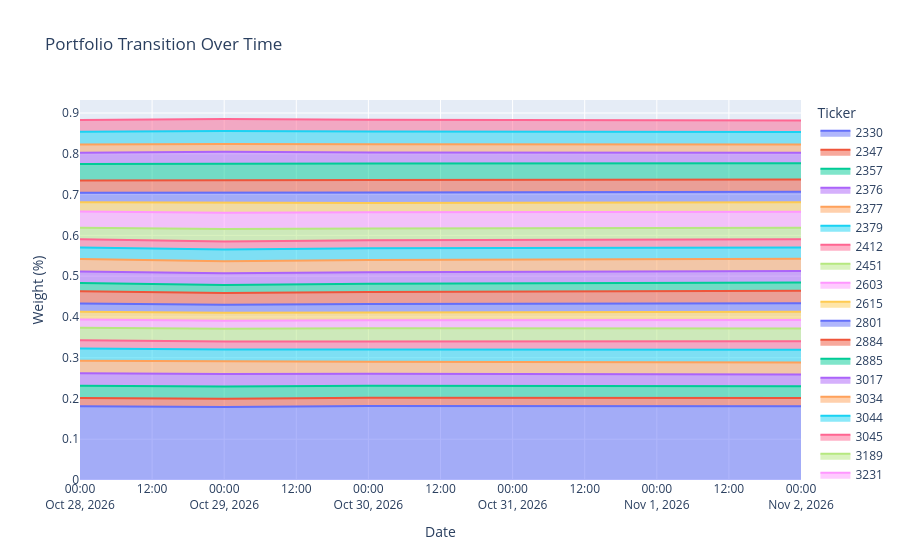

Notebook code for this chart:
### Code cell
# 4. Historical Asset Evolution (Area Chart)
if not df_holdings.empty:
    df_pivot = df_holdings.pivot(index='Date', columns='Ticker', values='Weight').fillna(0)
    fig_area = px.area(df_pivot, title='Portfolio Transition Over Time', 
                       labels={'value': 'Weight (%)', 'variable': 'Ticker'})
    fig_area.show()

### Figure 1 — Plotly figure (JSON) as saved in the notebook; plotly's stock layout.template omitted (floating-point values rounded to 4 significant figures)
{"data": [{"fillpattern": {"shape": ""}, "hovertemplate": "Ticker=2330<br>Date=%{x}<br>Weight (%)=%{y}<extra></extra>", "legendgroup": "2330", "line": {"color": "#636efa"}, "marker": {"symbol": "circle"}, "mode": "lines", "name": "2330", "orientation": "v", "showlegend": true, "stackgroup": "1", "type": "scatter", "x": ["2026-10-28", "2026-10-29", "2026-10-30", "2026-11-02"], "xaxis": "x", "y": [0.1806, 0.1791, 0.1812, 0.1809], "yaxis": "y"}, {"fillpattern": {"shape": ""}, "hovertemplate": "Ticker=2347<br>Date=%{x}<br>Weight (%)=%{y}<extra></extra>", "legendgroup": "2347", "line": {"color": "#EF553B"}, "marker": {"symbol": "circle"}, "mode": "lines", "name": "2347", "orientation": "v", "showlegend": true, "stackgroup": "1", "type": "scatter", "x": ["2026-10-28", "2026-10-29", "2026-10-30", "2026-11-02"], "xaxis": "x", "y": [0.02057, 0.02029, 0.02051, 0.02036], "yaxis": "y"}, {"fillpattern": {"shape": ""}, "hovertemplate": "Ticker=2357<br>Date=%{x}<br>Weight (%)=%{y}<extra></extra>", "legendgroup": "2357", "line": {"color": "#00cc96"}, "marker": {"symbol": "circle"}, "mode": "lines", "name": "2357", "orientation": "v", "showlegend": true, "stackgroup": "1", "type": "scatter", "x": ["2026-10-28", "2026-10-29", "2026-10-30", "2026-11-02"], "xaxis": "x", "y": [0.03008, 0.03016, 0.02947, 0.02859], "yaxis": "y"}, {"fillpattern": {"shape": ""}, "hovertemplate": "Ticker=2376<br>Date=%{x}<br>Weight (%)=%{y}<extra></extra>", "legendgroup": "2376", "line": {"color": "#ab63fa"}, "marker": {"symbol": "circle"}, "mode": "lines", "name": "2376", "orientation": "v", "showlegend": true, "stackgroup": "1", "type": "scatter", "x": ["2026-10-28", "2026-10-29", "2026-10-30", "2026-11-02"], "xaxis": "x", "y": [0.0305, 0.03034, 0.02917, 0.02907], "yaxis": "y"}, {"fillpattern": {"shape": ""}, "hovertemplate": "Ticker=2377<br>Date=%{x}<br>Weight (%)=%{y}<extra></extra>", "legendgroup": "2377", "line": {"color": "#FFA15A"}, "marker": {"symbol": "circle"}, "mode": "lines", "name": "2377", "orientation": "v", "showlegend": true, "stackgroup": "1", "type": "scatter", "x": ["2026-10-28", "2026-10-29", "2026-10-30", "2026-11-02"], "xaxis": "x", "y": [0.03065, 0.03053, 0.02946, 0.0295], "yaxis": "y"}, {"fillpattern": {"shape": ""}, "hovertemplate": "Ticker=2379<br>Date=%{x}<br>Weight (%)=%{y}<extra></extra>", "legendgroup": "2379", "line": {"color": "#19d3f3"}, "marker": {"symbol": "circle"}, "mode": "lines", "name": "2379", "orientation": "v", "showlegend": true, "stackgroup": "1", "type": "scatter", "x": ["2026-10-28", "2026-10-29", "2026-10-30", "2026-11-02"], "xaxis": "x", "y": [0.03024, 0.02959, 0.03019, 0.03106], "yaxis": "y"}, {"fillpattern": {"shape": ""}, "hovertemplate": "Ticker=2412<br>Date=%{x}<br>Weight (%)=%{y}<extra></extra>", "legendgroup": "2412", "line": {"color": "#FF6692"}, "marker": {"symbol": "circle"}, "mode": "lines", "name": "2412", "orientation": "v", "showlegend": true, "stackgroup": "1", "type": "scatter", "x": ["2026-10-28", "2026-10-29", "2026-10-30", "2026-11-02"], "xaxis": "x", "y": [0.01998, 0.01942, 0.01992, 0.02052], "yaxis": "y"}, {"fillpattern": {"shape": ""}, "hovertemplate": "Ticker=2451<br>Date=%{x}<br>Weight (%)=%{y}<extra></extra>", "legendgroup": "2451", "line": {"color": "#B6E880"}, "marker": {"symbol": "circle"}, "mode": "lines", "name": "2451", "orientation": "v", "showlegend": true, "stackgroup": "1", "type": "scatter", "x": ["2026-10-28", "2026-10-29", "2026-10-30", "2026-11-02"], "xaxis": "x", "y": [0.03079, 0.0315, 0.03207, 0.03151], "yaxis": "y"}, {"fillpattern": {"shape": ""}, "hovertemplate": "Ticker=2603<br>Date=%{x}<br>Weight (%)=%{y}<extra></extra>", "legendgroup": "2603", "line": {"color": "#FF97FF"}, "marker": {"symbol": "circle"}, "mode": "lines", "name": "2603", "orientation": "v", "showlegend": true, "stackgroup": "1", "type": "scatter", "x": ["2026-10-28", "2026-10-29", "2026-10-30", "2026-11-02"], "xaxis": "x", "y": [0.01995, 0.01968, 0.01985, 0.021], "yaxis": "y"}, {"fillpattern": {"shape": ""}, "hovertemplate": "Ticker=2615<br>Date=%{x}<br>Weight (%)=%{y}<extra></extra>", "legendgroup": "2615", "line": {"color": "#FECB52"}, "marker": {"symbol": "circle"}, "mode": "lines", "name": "2615", "orientation": "v", "showlegend": true, "stackgroup": "1", "type": "scatter", "x": ["2026-10-28", "2026-10-29", "2026-10-30", "2026-11-02"], "xaxis": "x", "y": [0.01953, 0.01948, 0.01922, 0.0204], "yaxis": "y"}, {"fillpattern": {"shape": ""}, "hovertemplate": "Ticker=2801<br>Date=%{x}<br>Weight (%)=%{y}<extra></extra>", "legendgroup": "2801", "line": {"color": "#636efa"}, "marker": {"symbol": "circle"}, "mode": "lines", "name": "2801", "orientation": "v", "showlegend": true, "stackgroup": "1", "type": "scatter", "x": ["2026-10-28", "2026-10-29", "2026-10-30", "2026-11-02"], "xaxis": "x", "y": [0.02025, 0.0197, 0.02039, 0.02087], "yaxis": "y"}, {"fillpattern": {"shape": ""}, "hovertemplate": "Ticker=2884<br>Date=%{x}<br>Weight (%)=%{y}<extra></extra>", "legendgroup": "2884", "line": {"color": "#EF553B"}, "marker": {"symbol": "circle"}, "mode": "lines", "name": "2884", "orientation": "v", "showlegend": true, "stackgroup": "1", "type": "scatter", "x": ["2026-10-28", "2026-10-29", "2026-10-30", "2026-11-02"], "xaxis": "x", "y": [0.02993, 0.02871, 0.02957, 0.03011], "yaxis": "y"}, {"fillpattern": {"shape": ""}, "hovertemplate": "Ticker=2885<br>Date=%{x}<br>Weight (%)=%{y}<extra></extra>", "legendgroup": "2885", "line": {"color": "#00cc96"}, "marker": {"symbol": "circle"}, "mode": "lines", "name": "2885", "orientation": "v", "showlegend": true, "stackgroup": "1", "type": "scatter", "x": ["2026-10-28", "2026-10-29", "2026-10-30", "2026-11-02"], "xaxis": "x", "y": [0.02028, 0.01984, 0.02027, 0.0204], "yaxis": "y"}, {"fillpattern": {"shape": ""}, "hovertemplate": "Ticker=3017<br>Date=%{x}<br>Weight (%)=%{y}<extra></extra>", "legendgroup": "3017", "line": {"color": "#ab63fa"}, "marker": {"symbol": "circle"}, "mode": "lines", "name": "3017", "orientation": "v", "showlegend": true, "stackgroup": "1", "type": "scatter", "x": ["2026-10-28", "2026-10-29", "2026-10-30", "2026-11-02"], "xaxis": "x", "y": [0.02827, 0.02849, 0.02796, 0.02835], "yaxis": "y"}, {"fillpattern": {"shape": ""}, "hovertemplate": "Ticker=3034<br>Date=%{x}<br>Weight (%)=%{y}<extra></extra>", "legendgroup": "3034", "line": {"color": "#FFA15A"}, "marker": {"symbol": "circle"}, "mode": "lines", "name": "3034", "orientation": "v", "showlegend": true, "stackgroup": "1", "type": "scatter", "x": ["2026-10-28", "2026-10-29", "2026-10-30", "2026-11-02"], "xaxis": "x", "y": [0.03066, 0.03003, 0.03041, 0.02985], "yaxis": "y"}, {"fillpattern": {"shape": ""}, "hovertemplate": "Ticker=3044<br>Date=%{x}<br>Weight (%)=%{y}<extra></extra>", "legendgroup": "3044", "line": {"color": "#19d3f3"}, "marker": {"symbol": "circle"}, "mode": "lines", "name": "3044", "orientation": "v", "showlegend": true, "stackgroup": "1", "type": "scatter", "x": ["2026-10-28", "2026-10-29", "2026-10-30", "2026-11-02"], "xaxis": "x", "y": [0.02777, 0.02839, 0.02842, 0.02762], "yaxis": "y"}, {"fillpattern": {"shape": ""}, "hovertemplate": "Ticker=3045<br>Date=%{x}<br>Weight (%)=%{y}<extra></extra>", "legendgroup": "3045", "line": {"color": "#FF6692"}, "marker": {"symbol": "circle"}, "mode": "lines", "name": "3045", "orientation": "v", "showlegend": true, "stackgroup": "1", "type": "scatter", "x": ["2026-10-28", "2026-10-29", "2026-10-30", "2026-11-02"], "xaxis": "x", "y": [0.02025, 0.01957, 0.02019, 0.02038], "yaxis": "y"}, {"fillpattern": {"shape": ""}, "hovertemplate": "Ticker=3189<br>Date=%{x}<br>Weight (%)=%{y}<extra></extra>", "legendgroup": "3189", "line": {"color": "#B6E880"}, "marker": {"symbol": "circle"}, "mode": "lines", "name": "3189", "orientation": "v", "showlegend": true, "stackgroup": "1", "type": "scatter", "x": ["2026-10-28", "2026-10-29", "2026-10-30", "2026-11-02"], "xaxis": "x", "y": [0.02833, 0.03057, 0.02879, 0.02846], "yaxis": "y"}, {"fillpattern": {"shape": ""}, "hovertemplate": "Ticker=3231<br>Date=%{x}<br>Weight (%)=%{y}<extra></extra>", "legendgroup": "3231", "line": {"color": "#FF97FF"}, "marker": {"symbol": "circle"}, "mode": "lines", "name": "3231", "orientation": "v", "showlegend": true, "stackgroup": "1", "type": "scatter", "x": ["2026-10-28", "2026-10-29", "2026-10-30", "2026-11-02"], "xaxis": "x", "y": [0.04015, 0.04022, 0.03961, 0.03922], "yaxis": "y"}, {"fillpattern": {"shape": ""}, "hovertemplate": "Ticker=3443<br>Date=%{x}<br>Weight (%)=%{y}<extra></extra>", "legendgroup": "3443", "line": {"color": "#FECB52"}, "marker": {"symbol": "circle"}, "mode": "lines", "name": "3443", "orientation": "v", "showlegend": true, "stackgroup": "1", "type": "scatter", "x": ["2026-10-28", "2026-10-29", "2026-10-30", "2026-11-02"], "xaxis": "x", "y": [0.02237, 0.02413, 0.02293, 0.02331], "yaxis": "y"}, {"fillpattern": {"shape": ""}, "hovertemplate": "Ticker=3653<br>Date=%{x}<br>Weight (%)=%{y}<extra></extra>", "legendgroup": "3653", "line": {"color": "#636efa"}, "marker": {"symbol": "circle"}, "mode": "lines", "name": "3653", "orientation": "v", "showlegend": true, "stackgroup": "1", "type": "scatter", "x": ["2026-10-28", "2026-10-29", "2026-10-30", "2026-11-02"], "xaxis": "x", "y": [0.02352, 0.02511, 0.02564, 0.02571], "yaxis": "y"}, {"fillpattern": {"shape": ""}, "hovertemplate": "Ticker=3680<br>Date=%{x}<br>Weight (%)=%{y}<extra></extra>", "legendgroup": "3680", "line": {"color": "#EF553B"}, "marker": {"symbol": "circle"}, "mode": "lines", "name": "3680", "orientation": "v", "showlegend": true, "stackgroup": "1", "type": "scatter", "x": ["2026-10-28", "2026-10-29", "2026-10-30", "2026-11-02"], "xaxis": "x", "y": [0.0299, 0.0309, 0.03076, 0.02958], "yaxis": "y"}, {"fillpattern": {"shape": ""}, "hovertemplate": "Ticker=4938<br>Date=%{x}<br>Weight (%)=%{y}<extra></extra>", "legendgroup": "4938", "line": {"color": "#00cc96"}, "marker": {"symbol": "circle"}, "mode": "lines", "name": "4938", "orientation": "v", "showlegend": true, "stackgroup": "1", "type": "scatter", "x": ["2026-10-28", "2026-10-29", "2026-10-30", "2026-11-02"], "xaxis": "x", "y": [0.04068, 0.04105, 0.04036, 0.04027], "yaxis": "y"}, {"fillpattern": {"shape": ""}, "hovertemplate": "Ticker=4958<br>Date=%{x}<br>Weight (%)=%{y}<extra></extra>", "legendgroup": "4958", "line": {"color": "#ab63fa"}, "marker": {"symbol": "circle"}, "mode": "lines", "name": "4958", "orientation": "v", "showlegend": true, "stackgroup": "1", "type": "scatter", "x": ["2026-10-28", "2026-10-29", "2026-10-30", "2026-11-02"], "xaxis": "x", "y": [0.02714, 0.02816, 0.02706, 0.02572], "yaxis": "y"}, {"fillpattern": {"shape": ""}, "hovertemplate": "Ticker=5876<br>Date=%{x}<br>Weight (%)=%{y}<extra></extra>", "legendgroup": "5876", "line": {"color": "#FFA15A"}, "marker": {"symbol": "circle"}, "mode": "lines", "name": "5876", "orientation": "v", "showlegend": true, "stackgroup": "1", "type": "scatter", "x": ["2026-10-28", "2026-10-29", "2026-10-30", "2026-11-02"], "xaxis": "x", "y": [0.02035, 0.01939, 0.01996, 0.0203], "yaxis": "y"}, {"fillpattern": {"shape": ""}, "hovertemplate": "Ticker=6770<br>Date=%{x}<br>Weight (%)=%{y}<extra></extra>", "legendgroup": "6770", "line": {"color": "#19d3f3"}, "marker": {"symbol": "circle"}, "mode": "lines", "name": "6770", "orientation": "v", "showlegend": true, "stackgroup": "1", "type": "scatter", "x": ["2026-10-28", "2026-10-29", "2026-10-30", "2026-11-02"], "xaxis": "x", "y": [0.03141, 0.03166, 0.03136, 0.03057], "yaxis": "y"}, {"fillpattern": {"shape": ""}, "hovertemplate": "Ticker=8046<br>Date=%{x}<br>Weight (%)=%{y}<extra></extra>", "legendgroup": "8046", "line": {"color": "#FF6692"}, "marker": {"symbol": "circle"}, "mode": "lines", "name": "8046", "orientation": "v", "showlegend": true, "stackgroup": "1", "type": "scatter", "x": ["2026-10-28", "2026-10-29", "2026-10-30", "2026-11-02"], "xaxis": "x", "y": [0.02897, 0.02944, 0.02877, 0.02786], "yaxis": "y"}], "layout": {"legend": {"title": {"text": "Ticker"}, "tracegroupgap": 0}, "title": {"text": "Portfolio Transition Over Time"}, "xaxis": {"anchor": "y", "domain": [0, 1], "title": {"text": "Date"}}, "yaxis": {"anchor": "x", "domain": [0, 1], "title": {"text": "Weight (%)"}}}}
